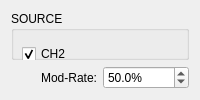
                <widget class="QWidget" name="AM">
                 <attribute name="title">
                  <string>AM</string>
                 </attribute>
                 <layout class="QGridLayout" name="gridLayout_14">
                  <item row="1" column="1">
                   <widget class="QDoubleSpinBox" name="MODULATION_AM_RATE">
                    <property name="prefix">
                     <string/>
                    </property>
                    <property name="suffix">
                     <string>%</string>
                    </property>
                    <property name="decimals">
                     <number>1</number>
                    </property>
                    <property name="maximum">
                     <double>200.000000000000000</double>
                    </property>
                    <property name="value">
                     <double>50.000000000000000</double>
                    </property>
                   </widget>
                  </item>
                  <item row="0" column="0" colspan="2">
                   <widget class="QGroupBox" name="MODULATION_AM_SOURCE">
                    <property name="font">
                     <font>
                      <bold>false</bold>
                     </font>
                    </property>
                    <property name="title">
                     <string>SOURCE</string>
                    </property>
                    <widget class="QCheckBox" name="MODULATION_AM_CH2">
                     <property name="geometry">
                      <rect>
                       <x>11</x>
                       <y>31</y>
                       <width>55</width>
                       <height>24</height>
                      </rect>
                     </property>
                     <property name="font">
                      <font>
                       <bold>false</bold>
                      </font>
                     </property>
                     <property name="text">
                      <string>CH2</string>
                     </property>
                     <property name="checked">
                      <bool>true</bool>
                     </property>
                     <property name="autoExclusive">
                      <bool>true</bool>
                     </property>
                    </widget>
                    <widget class="QCheckBox" name="MODULATION_AM_VCO_IN">
                     <property name="geometry">
                      <rect>
                       <x>189</x>
                       <y>31</y>
                       <width>114</width>
                       <height>24</height>
                      </rect>
                     </property>
                     <property name="font">
                      <font>
                       <bold>false</bold>
                      </font>
                     </property>
                     <property name="text">
                      <string>Ext. (VCO-IN)</string>
                     </property>
                     <property name="autoExclusive">
                      <bool>true</bool>
                     </property>
                    </widget>
                   </widget>
                  </item>
                  <item row="1" column="0">
                   <widget class="QLabel" name="label_12">
                    <property name="text">
                     <string>Mod-Rate:</string>
                    </property>
                    <property name="alignment">
                     <set>Qt::AlignRight|Qt::AlignTrailing|Qt::AlignVCenter</set>
                    </property>
                   </widget>
                  </item>
                 </layout>
                </widget>
